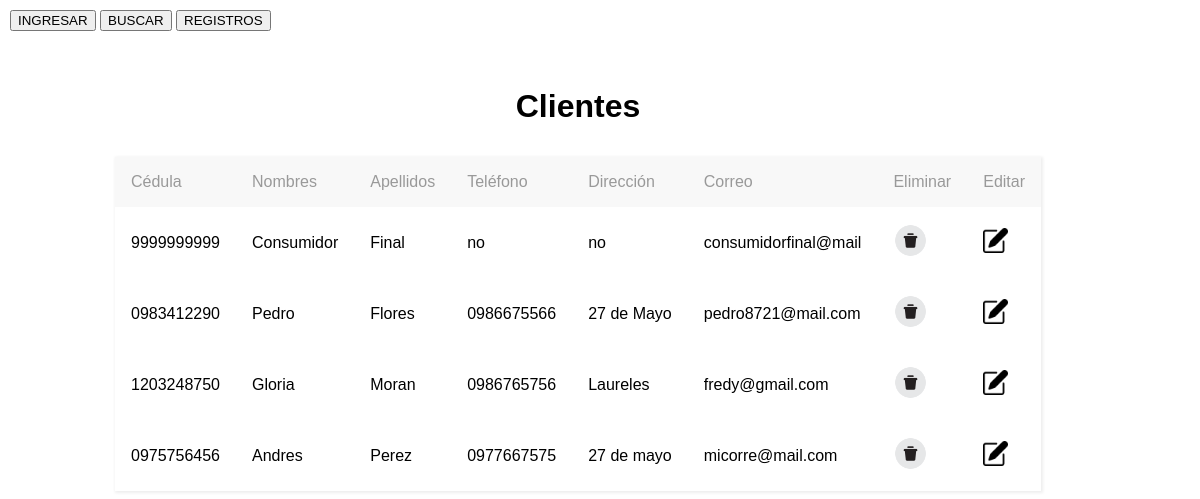
The page /CGcliente.php on the database its author committed.
### tables this page shows
CREATE TABLE `cliente` (
  `id_cliente` int(11) NOT NULL AUTO_INCREMENT,
  `cedula` varchar(11) DEFAULT NULL,
  `nombres` varchar(20) DEFAULT NULL,
  `apellidos` varchar(20) DEFAULT NULL,
  `telefono` varchar(10) DEFAULT NULL,
  `direccion` varchar(50) DEFAULT NULL,
  `correo` varchar(20) DEFAULT NULL,
  PRIMARY KEY (`id_cliente`)
);

### CGcliente.php (the view, shortened to what this page needs)
<!DOCTYPE html>
<html lang="en">
<head>
	<link rel="stylesheet" href="css/results.css">
</head>
<body>
	<div class="opciones">
		<a class="btn-option" href="formulario cliente.php"><input type="button" value= "INGRESAR"></a>
		<a class="btn-option" href="buscar cliente.php"><input type="button" value= "BUSCAR"></a>
		<a class="btn-option" href="CGcliente.php"><input type="button" value= "REGISTROS"></a>
	</div>
	<h1 class="titulo-resultados" >Clientes</h1>
<?php
	$con = mysqli_connect("localhost","root","","boletos");
	$table = "cliente";
	$sql = "select * from $table";
	$resultado = $con->query($sql);
	$filas = mysqli_num_rows($resultado);
	if($filas === 0){
?>
			<h3 class="No-resultado">No existen datos</h3>
<?php
	} else {
?>
		<table class="tabla-resultados">
			<thead>
				<tr>
					<td>Cédula</td>
					<td>Nombres</td>
					<td>Apellidos</td>
					<td>Teléfono</td>
					<td>Dirección</td>
					<td>Correo</td>
					<td>Eliminar</td>
					<td>Editar</td>
				</tr>
			</thead>
			<tbody>
			<?php
			while ($fila = $resultado->fetch_assoc()){
				$cedula=$fila["cedula"];
				$nombres=$fila["nombres"];
				$apellidos=$fila["apellidos"];
				$telefono=$fila["telefono"];
				$direccion=$fila["direccion"];
				$correo=$fila["correo"];
				$id_cliente=$fila["id_cliente"];
			?>
				<tr>
					<td><?php echo $cedula ?></td>
					<td><?php echo $nombres ?></td>
					<td><?php echo $apellidos ?></td>
					<td><?php echo $telefono ?></td>
					<td><?php echo $direccion ?></td>
					<td><?php echo $correo ?></td>
					<td>
						<a href='eliminarcliente.php?id_cliente=<?php echo $id_cliente ?>'>
							<img src='imagenes/eliminar.png' width=35>
						</a>
					</td>
					<td>
						<a href='editar cliente.php?id_cliente=<?php echo $id_cliente ?>'>
							<img src='imagenes/editar.png' width=25>
						</a>
					</td>
				</tr>
		<?php } ?>
			</tbody>
		</table>
	<?php } ?>
	</body>
</html>

### css/results.css (style rules this page uses)
body { align-items: center; display: flex; width: 95%; min-height: 100%; flex-direction: column; font-family: Arial; }
.tabla-resultados { border-collapse: collapse; box-shadow: 1px 1px 3px 1px rgb(238, 238, 238); margin-bottom: 2rem;; }
.tabla-resultados thead { background: rgb(248, 248, 248); }
.titulo-resultados { display: flex; justify-content: center; width: 100%; margin-top: 5rem; margin-bottom: 2rem; }
.opciones { position: absolute; top: 10px; left: 10px; }
thead { font-weight: 500; color: rgb(153, 153, 153); box-sizing: border-box; }
th, td { padding: 1rem; box-sizing: border-box; }

### rows shown on the page
cliente: cedula "9999999999", nombres "Consumidor", apellidos "Final", telefono "no", direccion "no", correo "consumidorfinal@mail"
cliente: cedula "0983412290", nombres "Pedro", apellidos "Flores", telefono "0986675566", direccion "27 de Mayo", correo "pedro8721@mail.com"
cliente: cedula "1203248750", nombres "Gloria", apellidos "Moran", telefono "0986765756", direccion "Laureles", correo "fredy@gmail.com"
cliente: cedula "0975756456", nombres "Andres", apellidos "Perez", telefono "0977667575", direccion "27 de mayo", correo "micorre@mail.com"
